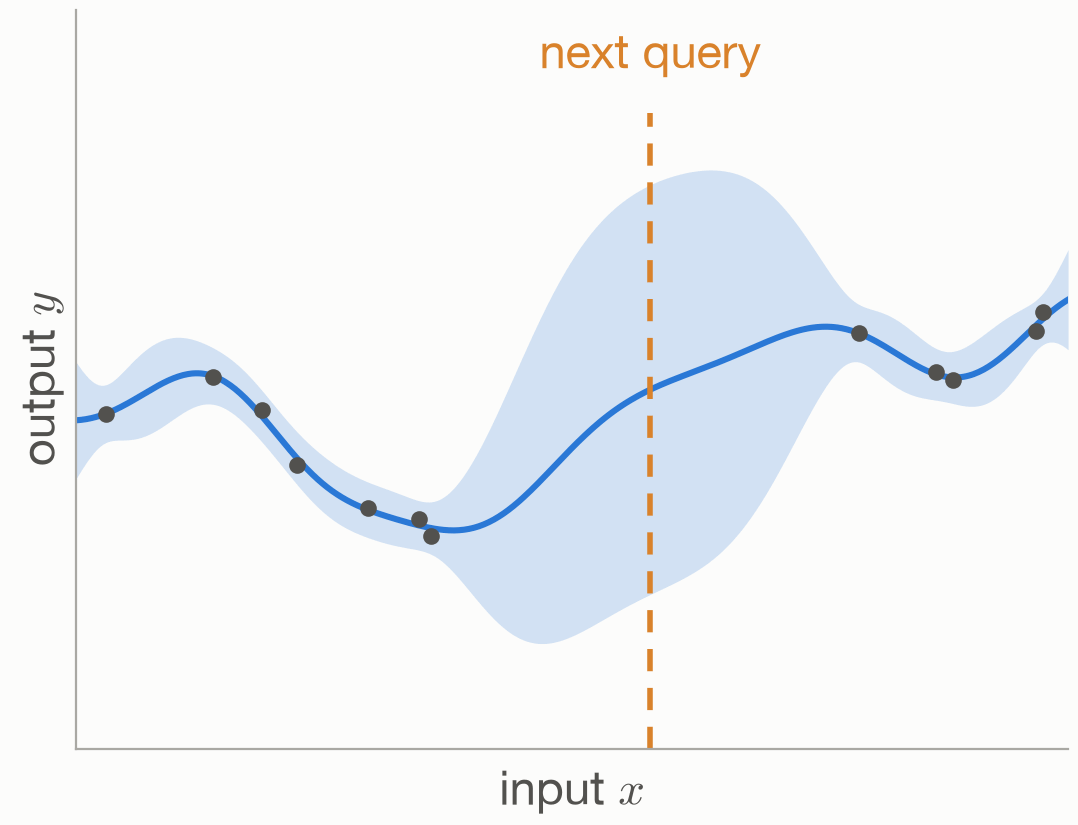

This figure's Python source:
"""Active learning: query the label where the model is least certain.

Run: python 10_active_learning.py  (requires numpy, scipy, matplotlib)
"""

import matplotlib.pyplot as plt
import numpy as np

from common import INK2, MODEL, POINT, SURFACE, TRUTH, save, setup_style

LENGTH, SIGNAL, NOISE = 0.8, 1.0, 0.1


def kernel(a, b):
    return SIGNAL**2 * np.exp(-0.5 * (a[:, None] - b[None, :]) ** 2 / LENGTH**2)


def truth(x):
    return np.sin(1.3 * x) + 0.3 * x


rng = np.random.default_rng(4)
x_train = np.concatenate([rng.uniform(-4.5, -1.2, 7), rng.uniform(2.2, 4.5, 5)])
y_train = truth(x_train) + NOISE * rng.standard_normal(len(x_train))

xs = np.linspace(-4.5, 4.5, 400)
K = kernel(x_train, x_train) + NOISE**2 * np.eye(len(x_train))
K_s = kernel(xs, x_train)
mean = K_s @ np.linalg.solve(K, y_train)
std = np.sqrt(SIGNAL**2 - np.sum(K_s * np.linalg.solve(K, K_s.T).T, axis=1) + NOISE**2)
x_next = xs[np.argmax(std)]

setup_style()
fig, ax = plt.subplots(figsize=(6.4, 4.8), facecolor=SURFACE)
ax.set_facecolor(SURFACE)
ax.fill_between(xs, mean - 2 * std, mean + 2 * std, color=MODEL, alpha=0.2, lw=0)
ax.plot(xs, mean, color=MODEL, lw=2.2)
ax.scatter(x_train, y_train, s=36, color=INK2, lw=0, zorder=3)

ax.axvline(x_next, ymax=0.86, color=TRUTH, lw=2, ls=(0, (4, 3)))
ax.text(x_next, 3.2, "next query", color=TRUTH, fontsize=17, ha="center", va="center")

ax.set_xlim(xs[0], xs[-1])
ax.set_ylim(-3.6, 3.6)
ax.set_xlabel("input $x$", fontsize=17, color=INK2)
ax.set_ylabel("output $y$", fontsize=17, color=INK2)
ax.set_xticks([])
ax.set_yticks([])
for side in ("top", "right"):
    ax.spines[side].set_visible(False)
for side in ("left", "bottom"):
    ax.spines[side].set_color(POINT)

save(fig, __file__)
